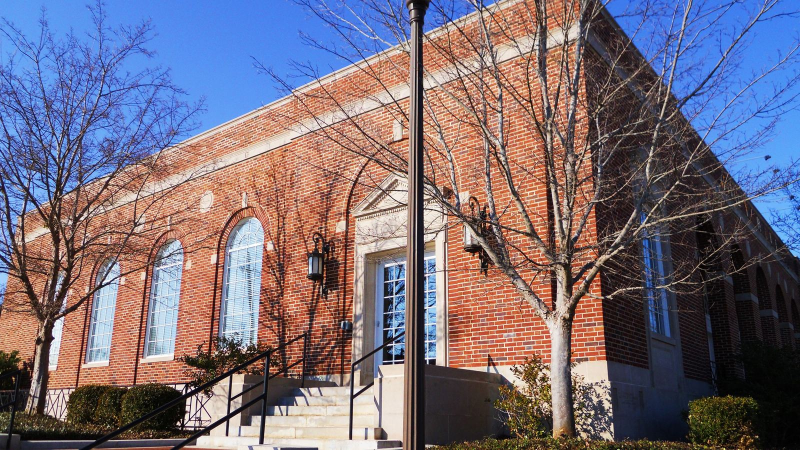
#> input picture images/cities/alabama/auburn.jpg, 1600 x 900 px (shown at 1/2 size)
$ python -i fetch-city-images.py   (imports and definitions only)
#> lines starting #> are read from the running program, lines starting #| are printed output that depends on the picture
#!/usr/bin/env python3
"""
One-time scrape of a representative photo per metro, from Wikipedia's
public REST API (no key, no cost) + Wikimedia Commons (freely licensed
images). Run manually with `python3 scripts/fetch-city-images.py` —
never called at request time, and safe to re-run (skips metros that
already have a downloaded image + manifest entry).

Output: images/cities/{state_slug}/{slug}.jpg (resized/recompressed,
self-hosted — never hotlinked) + content/data/city-images.json mapping
"{state_slug}/{slug}" -> { path, sourceTitle, sourcePageUrl } for on-page
attribution. Keyed by state+slug, not slug alone — 16 city names (Columbus,
Portland, Springfield, etc.) repeat across different states in this
dataset, so a bare-slug key silently overwrote entries for the wrong city.
"""
import json
import os
import re
import time
import urllib.request
import urllib.parse
from io import BytesIO

try:
    from PIL import Image
except ImportError:
    raise SystemExit("Pillow is required: pip3 install Pillow")

ROOT = os.path.dirname(os.path.dirname(os.path.abspath(__file__)))
METROS_PATH = os.path.join(ROOT, "content", "data", "metros.json")
MANIFEST_PATH = os.path.join(ROOT, "content", "data", "city-images.json")
IMAGES_DIR = os.path.join(ROOT, "images", "cities")

USER_AGENT = "EpoxyGrindBot/1.0 (one-time city-hero image fetch; contact: anthonydventurini@gmail.com)"
HERO_SIZE = (1600, 900)  # 16:9, matches the local-page hero design

STATE_NAME_OVERRIDES = {
    "district-of-columbia": "Washington, D.C.",
}


# [28 lines left out: functions state_full_name, fetch_json, fetch_summary, find_summary, not called in this run]


def download_and_process(image_url, out_path):
    req = urllib.request.Request(image_url, headers={"User-Agent": USER_AGENT})
    raw = None
    backoff = 5
    for attempt in range(5):
        try:
            with urllib.request.urlopen(req, timeout=30) as resp:
                raw = resp.read()
            break
        except urllib.error.HTTPError as err:
            if err.code == 429 and attempt < 4:
                time.sleep(backoff)
                backoff *= 2
                continue
            raise
    if raw is None:
        raise RuntimeError("exhausted retries")

    img = Image.open(BytesIO(raw)).convert("RGB")
    w, h = img.size
    target_ratio = HERO_SIZE[0] / HERO_SIZE[1]
    current_ratio = w / h
    if current_ratio > target_ratio:
        new_w = int(h * target_ratio)
        x0 = (w - new_w) // 2
        img = img.crop((x0, 0, x0 + new_w, h))
    else:
        new_h = int(w / target_ratio)
        y0 = (h - new_h) // 2
        img = img.crop((0, y0, w, y0 + new_h))
    img = img.resize(HERO_SIZE, Image.LANCZOS)
    os.makedirs(os.path.dirname(out_path), exist_ok=True)
    img.save(out_path, "JPEG", quality=78, optimize=True)


# [64 lines left out: function main, not called in this run]


# [2 lines not run here, left out]

>>> import cv2
>>> picture = cv2.imread('../images/cities/alabama/auburn.jpg', cv2.IMREAD_GRAYSCALE)
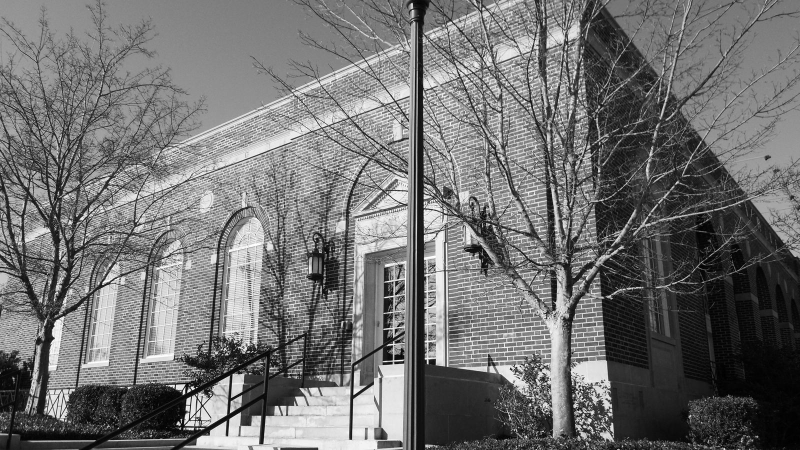
#> picture: shape (900, 1600) (shown at 1/2 size); min 0, max 255, mean 113.3
>>> result = download_and_process(picture, 'out.png')
#> (the run stopped early here; a loop or call above may not have finished)

$ run again, on images/cities/arizona/apache-junction.jpg
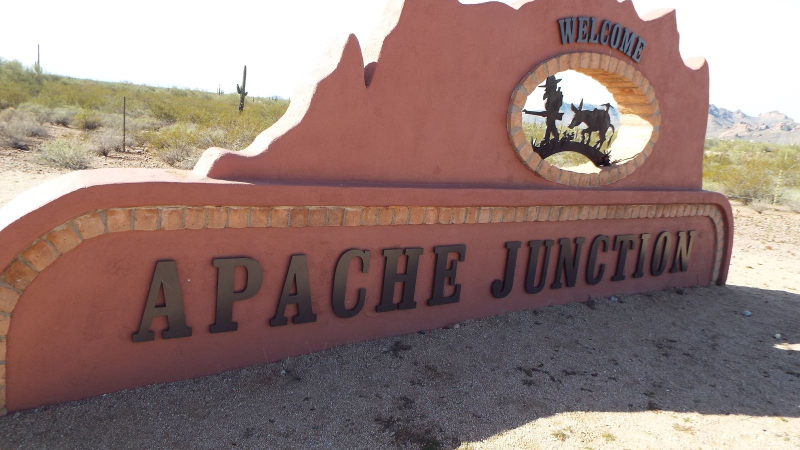
#> input picture images/cities/arizona/apache-junction.jpg, 1600 x 900 px (shown at 1/2 size)
#> `picture = cv2.imread('../images/cities/alabama/auburn.jpg', cv2.IMREAD..`:
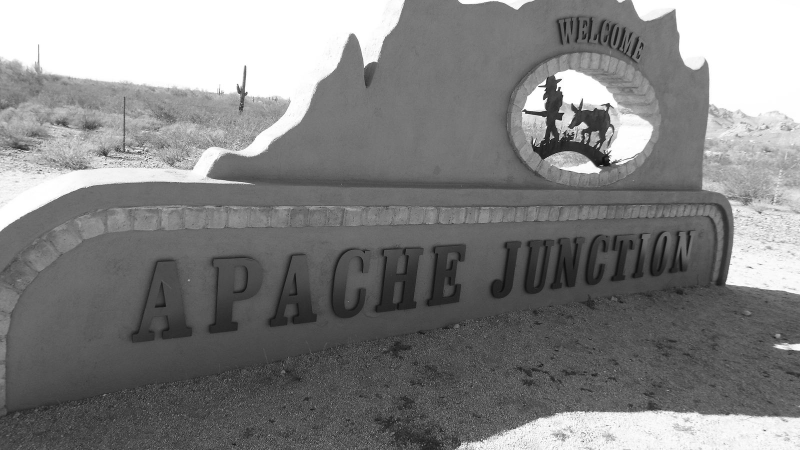
#> picture: shape (900, 1600) (shown at 1/2 size); min 0, max 255, mean 129.7

$ run again, on images/cities/arizona/buckeye.jpg
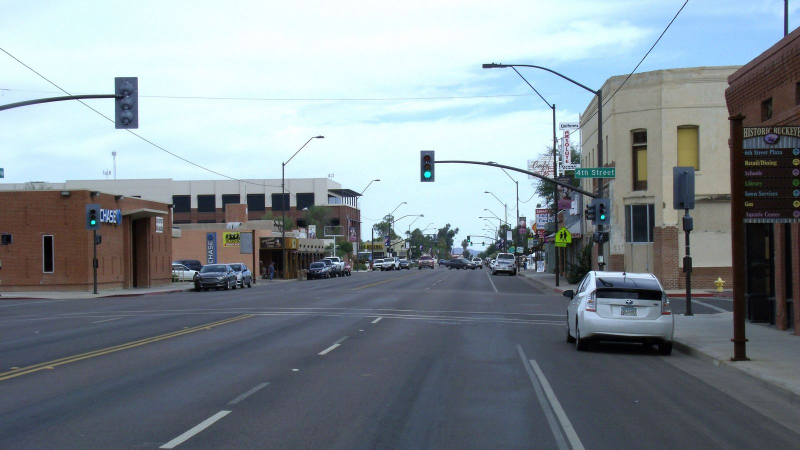
#> input picture images/cities/arizona/buckeye.jpg, 1600 x 900 px (shown at 1/2 size)
#> `picture = cv2.imread('../images/cities/alabama/auburn.jpg', cv2.IMREAD..`:
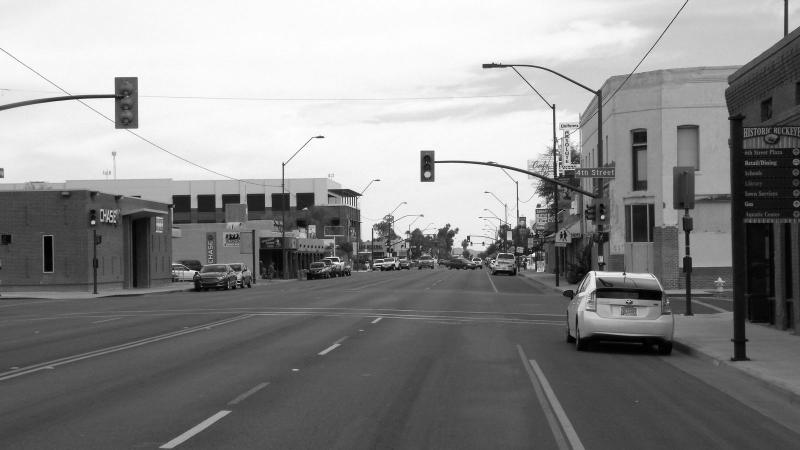
#> picture: shape (900, 1600) (shown at 1/2 size); min 0, max 255, mean 138.5

$ run again, on images/cities/arizona/bullhead-city.jpg
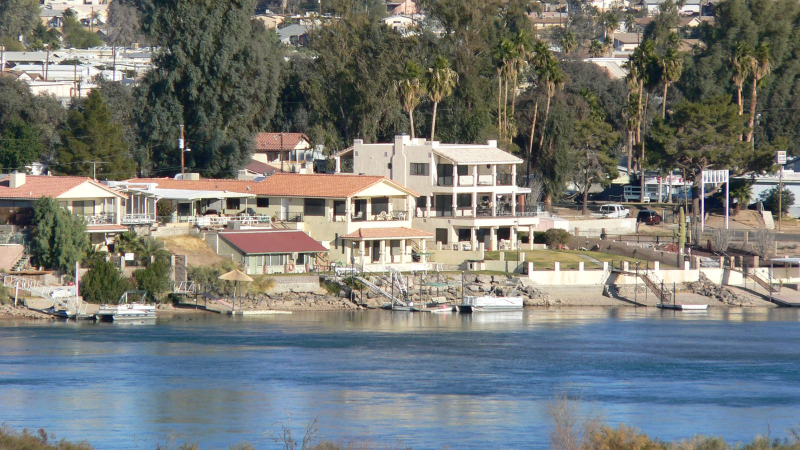
#> input picture images/cities/arizona/bullhead-city.jpg, 1600 x 900 px (shown at 1/2 size)
#> `picture = cv2.imread('../images/cities/alabama/auburn.jpg', cv2.IMREAD..`:
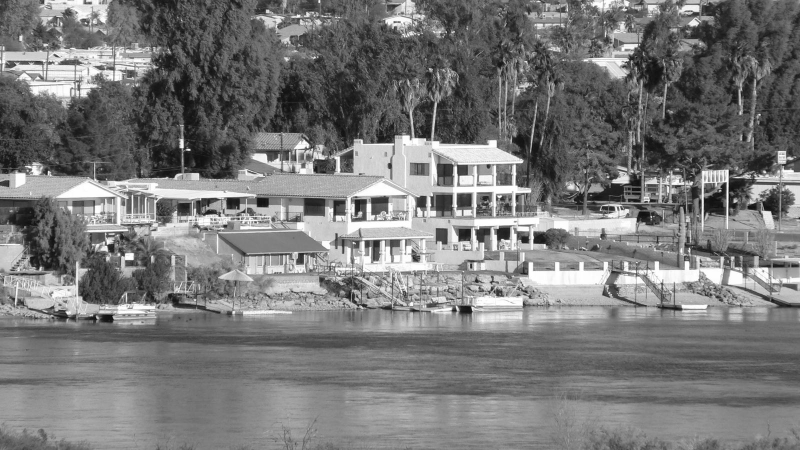
#> picture: shape (900, 1600) (shown at 1/2 size); min 3, max 255, mean 121
